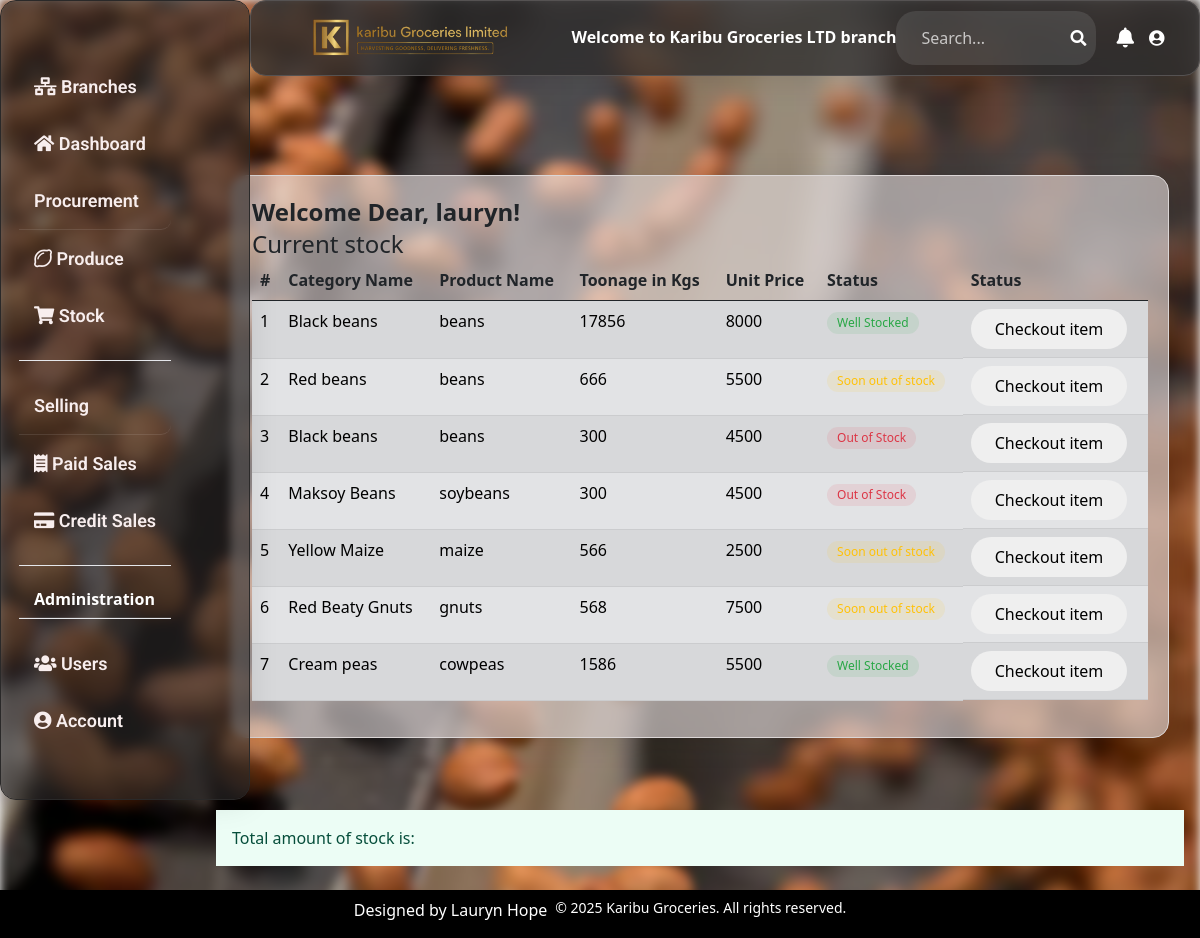
The app's page /home/ (signed in), older data.
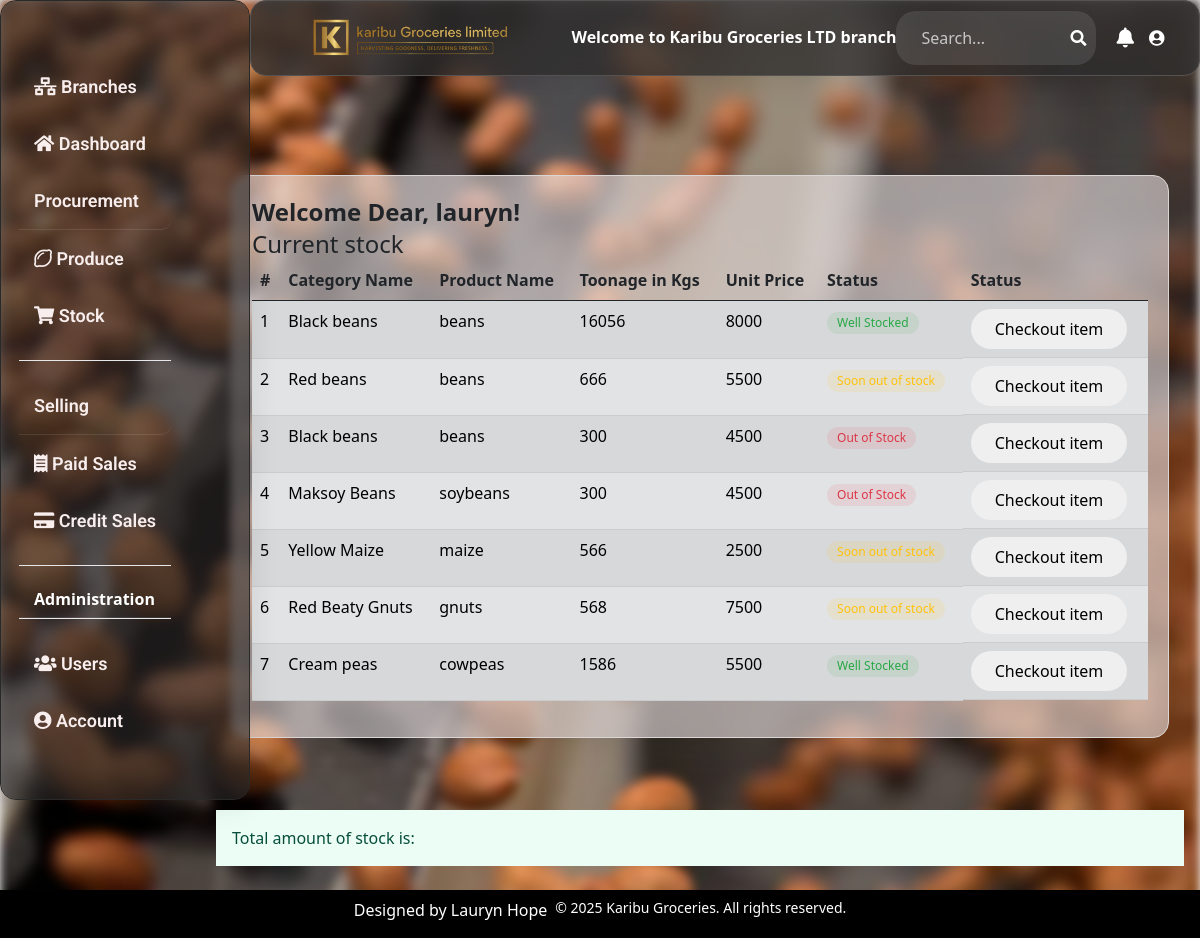
The same page, newer data.
### happy_hoe/models.py (models this page shows, shortened)
class Stock(models.Model):
    branch= models.ForeignKey(Branch, on_delete=models.CASCADE,  related_name='branch_stock', null=True, blank=True)
    Category_name= models.ForeignKey (Category, on_delete=models.CASCADE, blank=True)
    product_choices=(
        ('beans', 'beans'),
        ('soybeans', 'soybeans'),
        ('gnuts', 'gnuts'),
        ('maize', 'maize'),
        ('cowpeas', 'cowpeas'),
    )
    product_name = models.CharField(max_length=50, null=True, blank=True, choices=product_choices)
    total_quantity= models.PositiveIntegerField( default=0, blank=True, null=True)
    issued_quantity= models.PositiveIntegerField(default=0, blank=True, null=True)
    received_quantity= models.PositiveIntegerField( default=0, blank=True, null=True)
    cost_of_stock= models.DecimalField(max_digits=50, blank=True, null=True, default=1000000, decimal_places=0)
    unit_cost= models.IntegerField(blank=True, null=True, default=500)
    unit_price= models.IntegerField(blank=True, null=True, default=500)
    date_of_stock= models.DateField(auto_now_add=True ,blank=True, null=True)
    supplier_name= models.CharField(max_length=100, blank=True, null=True)
    phone_regex = RegexValidator(
        regex=r'^\+?256[0-9]{9,15}$',
        message="Phone number must be in the format: '+2567XXXXXXXX'.")
    supplier_contact = models.CharField(max_length=15, validators=[phone_regex], blank=True, null=True)
    type_of_produce = models.CharField(max_length=100, blank=True, null=True)
    entry_agent= models.ForeignKey(Userprofile, on_delete=models.CASCADE, null=True, blank=True, related_name='stocks_entered')

class Category(models.Model):
    category_name=models.CharField(max_length=50, null=True, blank=True, default='')
    description=models.TextField(max_length=50, blank=True, default='')
    def __str__(self):
        return self.category_name

### happy_hoe/views.py (the view)
# urls.py: path('home/', views.index, name='index'),
def index(request):
    if request.user.is_director:
        stocks = Stock.objects.all()
    else:
        stocks = Stock.objects.filter(branch=request.user.branch)
    context = {
        'stocks': stocks,
        'title': 'Stock List'
    }
    return render(request,"happy_hoeapp/index.html", {"stocks": stocks})

### happy_hoe/templates/happy_hoeapp/index.html (shortened to what this page needs)
{% extends 'happy_hoeapp/base.html' %}
{% load static %}
{% block content %}
        <div class="tableglass-effect">
            {% if user.is_authenticated %}
                <h1 class="text-2xl"><strong>Welcome  Dear, {{ user.username }}!</strong></h1>
            {% else %}
                <p>Please log in</p>
            {% endif %}
            <p class="text-2xl "> Current stock</p>
            <table class="table table-striped">
                <thead>
                    <tr>
                        <th scope="col">#</th>
                        <th scope="col">Category Name</th>
                        <th scope="col">Product Name</th>
                        <th scope="col">Toonage in Kgs</th>
                        <th scope="col">Unit Price</th>
                        {% if user.is_manager  %}
                        <th scope="col">Status</th>
                        {% endif %}
                        <th scope="col">Status</th>
                    </tr>
                </thead>
                <tbody>
                    {% for stock in stocks %}
                    <tr  class="table-secondary">
                        <td scope="row">{{ forloop.counter }}</td>
                        <td>{{ stock.Category_name }}</td>
                        <td>{{ stock.product_name }}</td>
                        <td>{{ stock.total_quantity }}</td>
                        <td>{{ stock.unit_price }}</td>
                        {% if user.is_manager  %}
                        <td>
                            {% if stock.total_quantity <= 300 %}
                            <span class="badge danger"> Out of Stock</span>
                            {% elif stock.total_quantity < 700 %}
                            <span class="badge warning">Soon out of stock</span>
                        {% else %}
                            <span class="badge premium">Well Stocked</span>
                        {% endif %}
                        </td>
                        {% endif %}
                        <td class="d-flex gap-2">
                            <a href="{% url 'stock_detail' stock.id %}"><input type="submit" value="Checkout item" class="rounded-full py-2 px-4"></a>
                        </td>
                    </tr>
                    {% endfor %}
                </tbody>
            </table>
        </div>
        <div class="col mt-4 p-4">
        </div>
        <div class="bg-green-50 text-green-900 p-3 gy-3">Total amount of stock is:<b>{{ cost_of_stock }}</b> </div>
    </div>
</div>
{% endblock %}

Row changes from the older to the newer data that the page shows:
changed Stock (number 1 of 7 on the later page): total_quantity "17856" → "16056"
